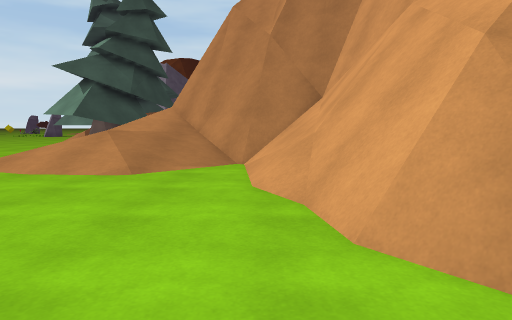
[1] (above)

16 first-person views from a walk through a scene from a Unity 3-D project. The camera is 1.2 m above the floor, tilts 6° down and sees 75° across. The floor is counted in squares, 1 m on a side. Each view is taken from the middle of a square. On the plan, view 1 faces up. The plan holds only what a view shows up to about 14 squares ahead; the rest is blank. The place goes on beyond the plan. The player is left out. Surface patterns are stand-ins for the level's own textures.

[2]
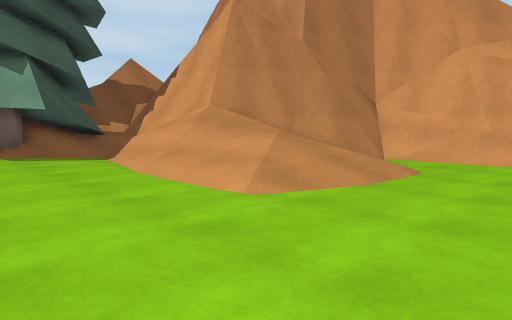

[3]
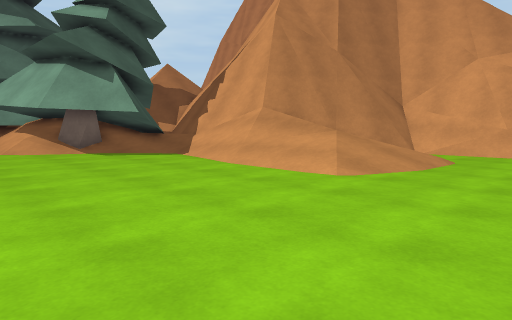

[4]
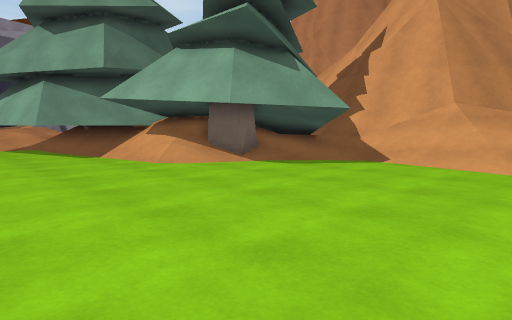

[5]
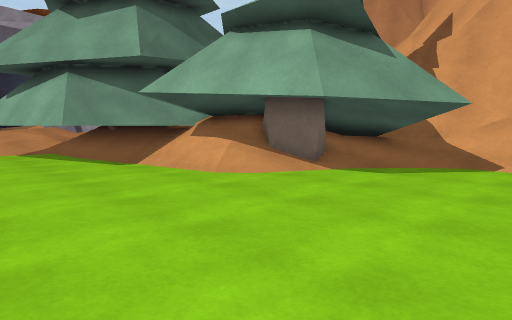

[6]
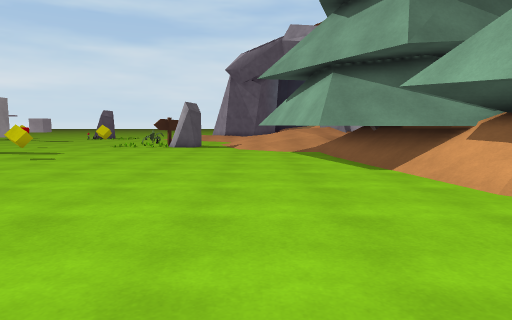

[7]
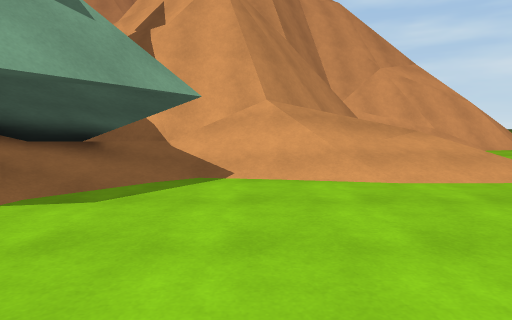

[8]
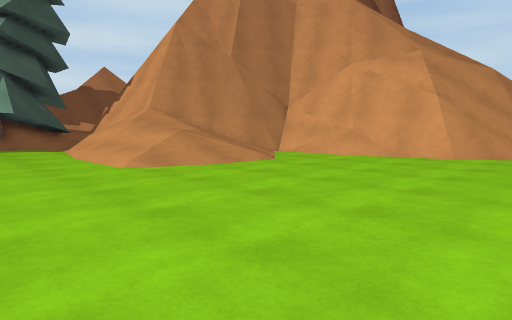

[9]
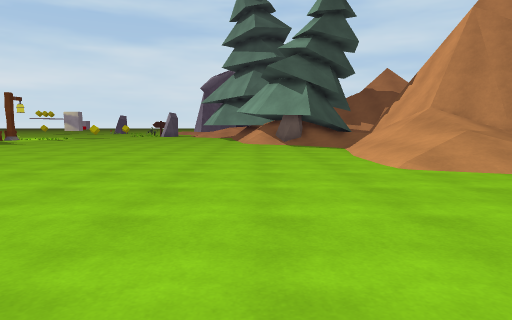

[10]
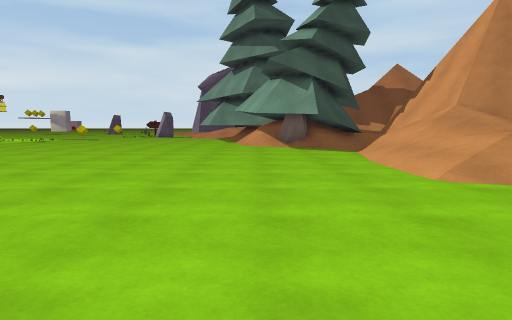

[11]
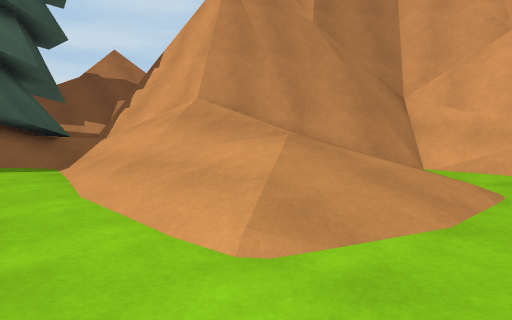

[12]
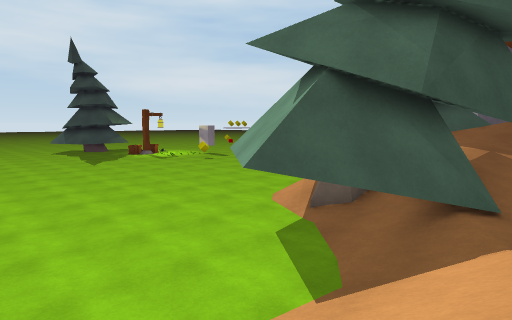

[13]
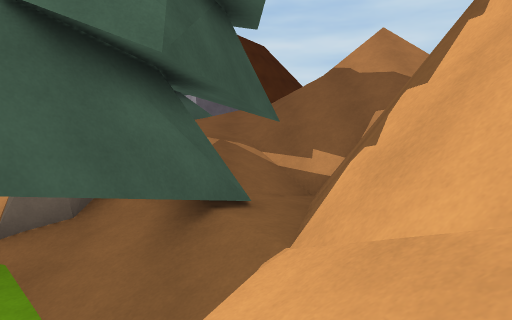

[14]
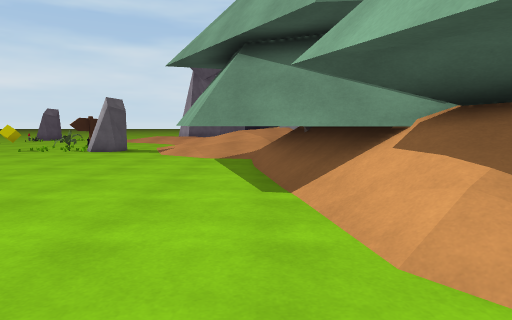

[15]
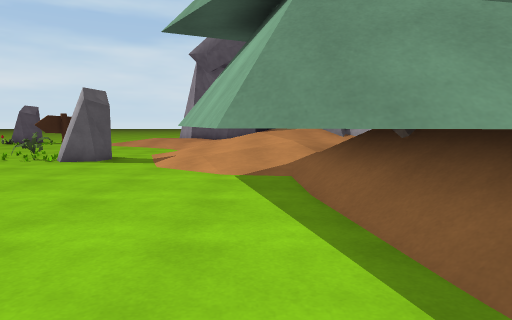

[16]
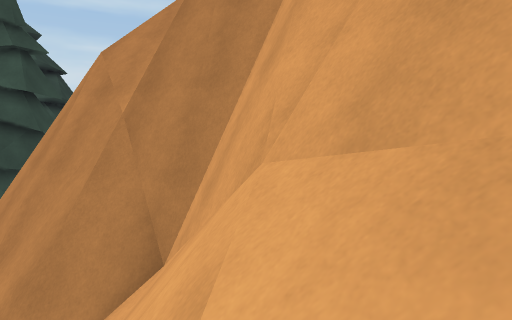

### Floor plan
Key: @ floor where view 1 was taken; # wall or solid block; . main floor; : floor 0.5 m higher than the main floor; + floor 0.75 m higher than the main floor; * floor 1.5 m higher than the main floor; % floor 2 m higher than the main floor; & floor 2.5 m higher than the main floor; / step, stairs or slope; = window, fence, low wall or low ledge; ^ raised ledge; v drop or lower ground; T pine tree.
Columns run from 18 left of view 1 to 6 right of it. Each row starts with its distance up from view 1.
 31 .TTTT
 30 ..TTTT
 29 ..TTTT   TT &/  //=
 28 ..TTTT##TTT &/////=
 27 ..TTTTTTTT %///////
 26 ...TTTTTTT%*//////
 25 ...TTTTTT T//////
 24 ......##TTTTT// =
 23 ......=^#TTT#/==
 22 ...... T#TTT#=## v
 21 ........T#TTT=#v==^
 20 .........#TT+=#=^^^
 19 .........#TT+=/=^
 18 .........TT////^^
 17 .........T.////^^  v
 16 ...........///=^^  v
 15 ...........///*#^  vvv
 14 ...........////=#^   vv
 13 ...........:////=##^^^vv
 12 ...........:+////####^ v
 11 ...........:++///====^^v
 10 ...........:/+///.//=^#v
  9 ...........//::/..//##==
  8 ..................//#v#=v
  7 ................../##v//
  6  ..................=#v/
  5   .................=#//
  4    ................==//
  3    .................////
  2     ................////
  1        ...........
  0       . ...       @

Where each view was taken, in squares from view 1:
view 1: 0 up, 0 right, facing up
view 2: 5 up, 12 left, facing up-right
view 3: 5 up, 15 left, facing up-right
view 4: 12 up, 18 left, facing up-right
view 5: 15 up, 18 left, facing up-right
view 6: 16 up, 17 left, facing up
view 7: 16 up, 15 left, facing right
view 8: 0 up, 12 left, facing up-right
view 9: 0 up, 12 left, facing up
view 10: 2 up, 12 left, facing up
view 11: 7 up, 10 left, facing up-right
view 12: 13 up, 5 left, facing up-left
view 13: 15 up, 6 left, facing up
view 14: 19 up, 14 left, facing up
view 15: 23 up, 15 left, facing up
view 16: 6 up, 4 right, facing up
